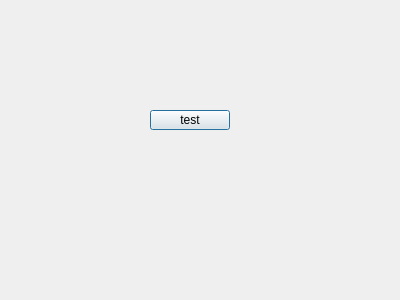
<?xml version="1.0" encoding="UTF-8"?>
<ui version="4.0">
 <class>Dialog</class>
 <widget class="QDialog" name="Dialog">
  <property name="geometry">
   <rect>
    <x>0</x>
    <y>0</y>
    <width>400</width>
    <height>300</height>
   </rect>
  </property>
  <property name="windowTitle">
   <string>Dialog</string>
  </property>
  <widget class="QPushButton" name="pushButton">
   <property name="geometry">
    <rect>
     <x>150</x>
     <y>110</y>
     <width>80</width>
     <height>20</height>
    </rect>
   </property>
   <property name="text">
    <string>test</string>
   </property>
  </widget>
 </widget>
 <layoutdefault spacing="6" margin="11"/>
 <resources/>
 <connections/>
</ui>
